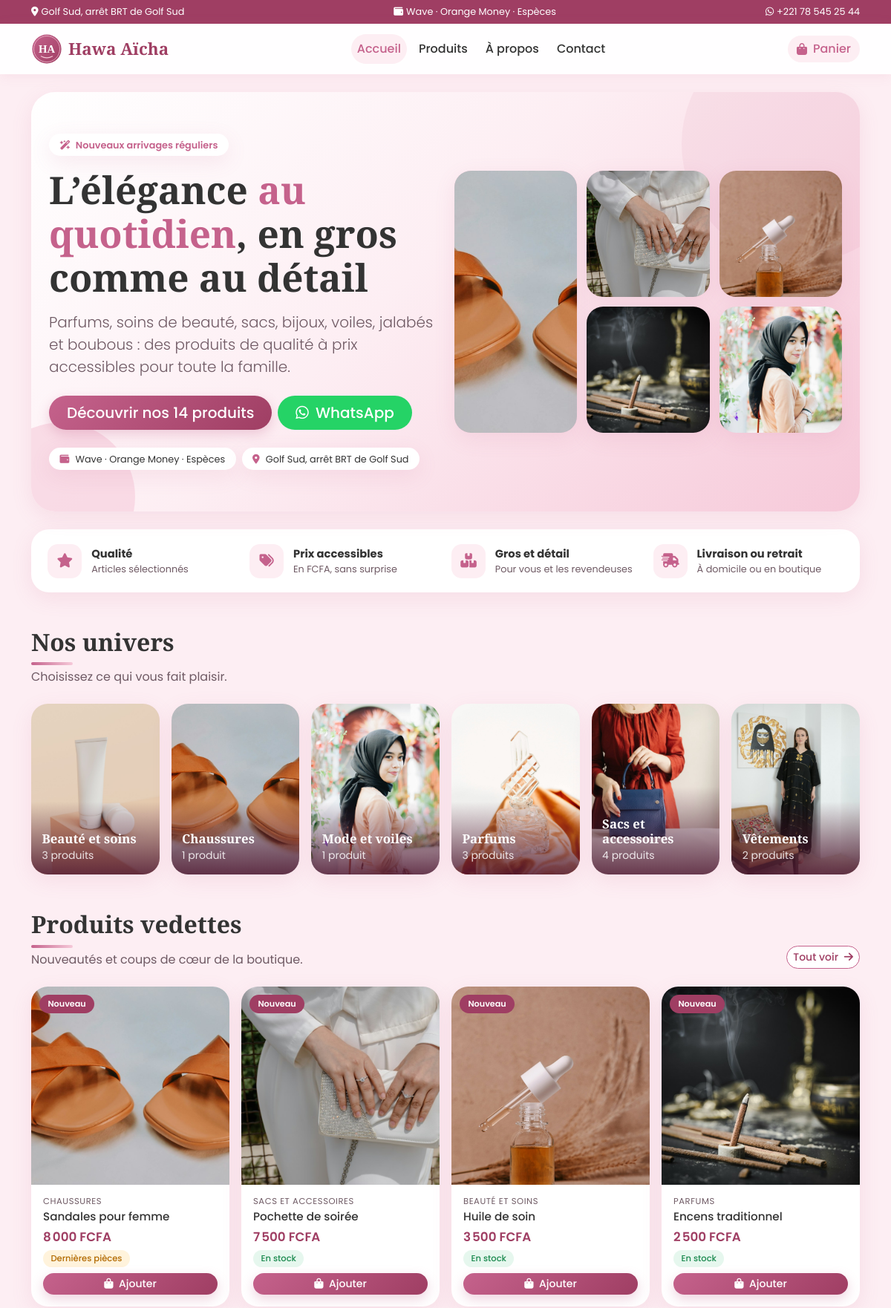
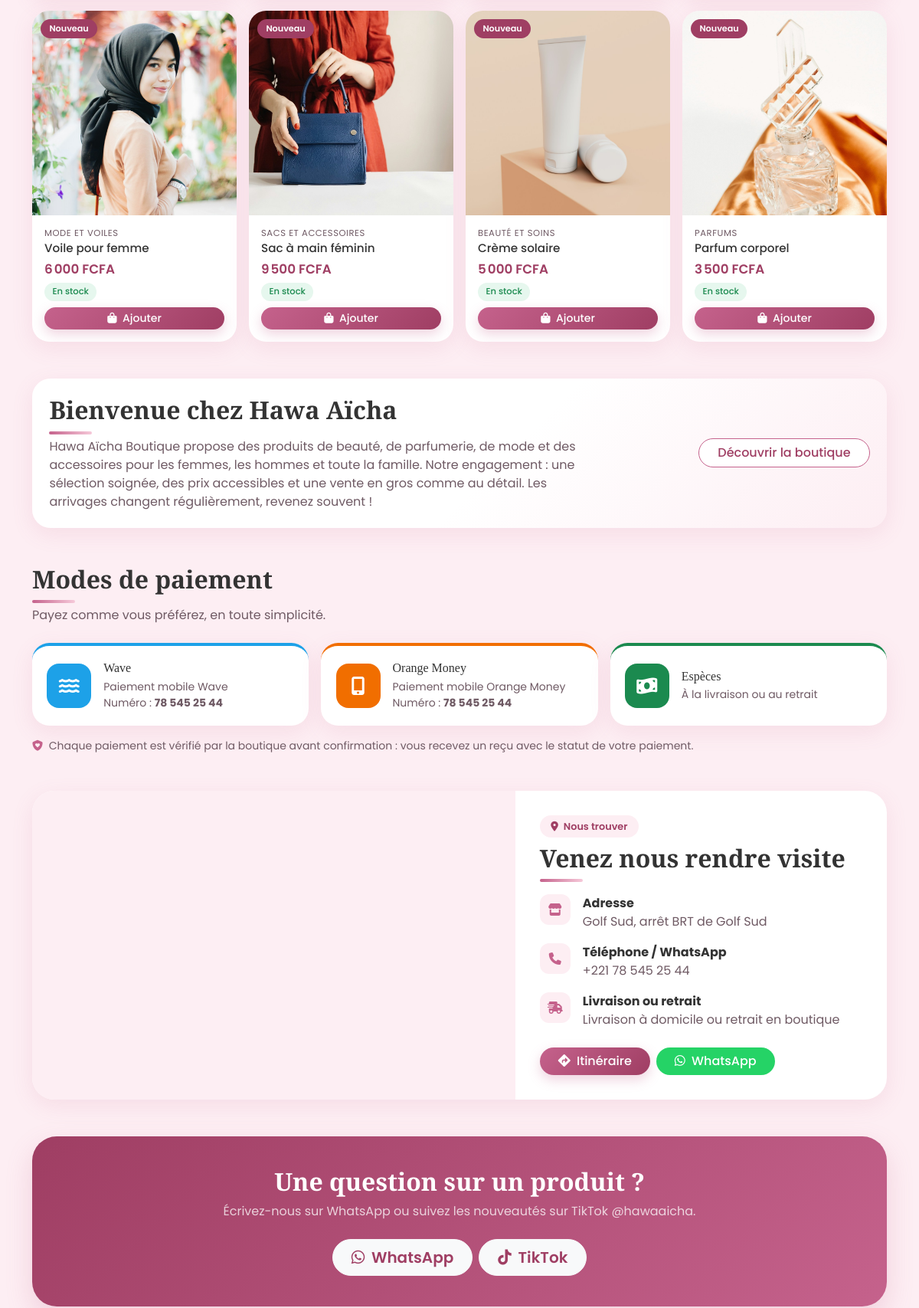
The page / (upper part) on the database its author committed (2 pictures, top to bottom).
### tables this page shows
CREATE TABLE IF NOT EXISTS produits (
  id INT AUTO_INCREMENT PRIMARY KEY,
  categorie_id INT NULL,
  nom VARCHAR(150) NOT NULL,
  description TEXT NULL,
  prix INT NOT NULL DEFAULT 0,
  stock INT NOT NULL DEFAULT 0,
  image VARCHAR(120) NULL,
  nouveau TINYINT(1) NOT NULL DEFAULT 0,
  actif TINYINT(1) NOT NULL DEFAULT 1,
  created_at TIMESTAMP NOT NULL DEFAULT CURRENT_TIMESTAMP,
  date_modification TIMESTAMP NULL DEFAULT NULL ON UPDATE CURRENT_TIMESTAMP,
  INDEX idx_produits_actif (actif),
  CONSTRAINT fk_produit_categorie FOREIGN KEY (categorie_id) REFERENCES categories(id) ON DELETE SET NULL,
  CONSTRAINT chk_produits_stock CHECK (stock >= 0),
  CONSTRAINT chk_produits_prix CHECK (prix >= 0)
);

CREATE TABLE IF NOT EXISTS categories (
  id INT AUTO_INCREMENT PRIMARY KEY,
  nom VARCHAR(100) NOT NULL,
  description TEXT NULL,
  icone VARCHAR(50) NOT NULL DEFAULT 'fa-gem',
  created_at TIMESTAMP NOT NULL DEFAULT CURRENT_TIMESTAMP
);

### includes/db.php (called while the page is built)
<?php
function db(): PDO
{
    static $pdo = null;
    if ($pdo === null) {
        $dsn = defined('DB_DSN')
            ? DB_DSN
            : sprintf('mysql:host=%s;dbname=%s;charset=utf8mb4', DB_HOST, DB_NAME);
        try {
            $pdo = new PDO($dsn, DB_USER, DB_PASS, [
                PDO::ATTR_ERRMODE            => PDO::ERRMODE_EXCEPTION,
                PDO::ATTR_DEFAULT_FETCH_MODE => PDO::FETCH_ASSOC,
                PDO::ATTR_EMULATE_PREPARES   => false,
            ]);
        } catch (PDOException $e) {
            http_response_code(500);
            exit('Connexion à la base de données impossible. Vérifiez le fichier config.php.');
        }
    }
    return $pdo;
}

### includes/functions.php (the view, shortened to what this page needs)
<?php
require_once __DIR__ . '/db.php';
function e($v): string
{
    return htmlspecialchars((string)$v, ENT_QUOTES, 'UTF-8');
}
function fcfa($n): string
{
    return number_format((int)$n, 0, ',', "\u{202F}") . ' FCFA';
}
function base_url(string $path = ''): string
{
    return BASE_URL . '/' . ltrim($path, '/');
}
function wa_link(string $message = ''): string
{
    $url = 'https://wa.me/' . WHATSAPP_NUMBER;
    return $message !== '' ? $url . '?text=' . rawurlencode($message) : $url;
}
function info_boutique(string $valeur, string $siVide = 'À compléter'): string
{
    return trim($valeur) !== '' ? e($valeur) : '<span class="a-completer">' . e($siVide) . '</span>';
}
function carte_embed_url(): string
{
    $lat = (float)BOUTIQUE_LAT;
    $lon = (float)BOUTIQUE_LON;
    $bbox = sprintf('%.5f,%.5f,%.5f,%.5f', $lon - 0.006, $lat - 0.003, $lon + 0.006, $lat + 0.003);
    return 'https://www.openstreetmap.org/export/embed.html?bbox=' . rawurlencode($bbox)
         . '&layer=mapnik&marker=' . rawurlencode(sprintf('%.5f,%.5f', $lat, $lon));
}
function carte_lien(): string
{
    return 'https://www.google.com/maps/dir/?api=1&destination=' . rawurlencode(sprintf('%.5f,%.5f', BOUTIQUE_LAT, BOUTIQUE_LON));
}
function bloc_localisation(): void
{
    ?>
    <div class="localisation">
      <div class="carte">
        <iframe src="<?= e(carte_embed_url()) ?>" title="Carte : <?= e(BOUTIQUE_ADRESSE) ?>" loading="lazy" allowfullscreen></iframe>
      </div>
      <div class="localisation-infos">
        <span class="eyebrow-simple"><i class="fa-solid fa-location-dot me-1"></i> Nous trouver</span>
        <h2 class="section-title mt-2">Venez nous rendre visite</h2>
        <ul class="list-unstyled mt-3 mb-4">
          <li class="d-flex gap-3 mb-3"><span class="mini-ic"><i class="fa-solid fa-store"></i></span><span><strong class="d-block">Adresse</strong><span class="text-muted"><?= info_boutique(BOUTIQUE_ADRESSE) ?></span></span></li>
          <li class="d-flex gap-3 mb-3"><span class="mini-ic"><i class="fa-solid fa-phone"></i></span><span><strong class="d-block">Téléphone / WhatsApp</strong><span class="text-muted"><?= info_boutique(CONTACT_TELEPHONE) ?></span></span></li>
          <li class="d-flex gap-3"><span class="mini-ic"><i class="fa-solid fa-truck-fast"></i></span><span><strong class="d-block">Livraison ou retrait</strong><span class="text-muted">Livraison à domicile ou retrait en boutique</span></span></li>
        </ul>
        <div class="d-flex flex-wrap gap-2">
          <a class="btn btn-rose px-4" href="<?= e(carte_lien()) ?>" target="_blank" rel="noopener"><i class="fa-solid fa-diamond-turn-right me-1"></i> Itinéraire</a>
          <a class="btn btn-wa px-4" href="<?= e(wa_link('Bonjour Hawa Aïcha Boutique, je souhaite passer à la boutique.')) ?>" target="_blank" rel="noopener"><i class="fa-brands fa-whatsapp me-1"></i> WhatsApp</a>
        </div>
      </div>
    </div>
    <?php
}
function bloc_paiements(): void
{
    $numeros = ['Wave' => WAVE_NUMERO, 'Orange Money' => ORANGE_MONEY_NUMERO];
    ?>
    <div class="row g-3">
      <?php foreach (MODES_PAIEMENT as $mode): [$ico, $cls, $desc] = info_paiement($mode); ?>
        <div class="col-md-4">
          <div class="carte-paiement <?= e($cls) ?>">
            <span class="logo-paiement"><i class="<?= e($ico) ?>"></i></span>
            <div>
              <h3 class="h6 mb-1"><?= e($mode) ?></h3>
              <p class="small text-muted mb-0"><?= e($desc) ?><?php if (isset($numeros[$mode])): ?><br>Numéro : <strong class="text-nowrap"><?= info_boutique($numeros[$mode], 'communiqué après commande') ?></strong><?php endif; ?></p>
            </div>
          </div>
        </div>
      <?php endforeach; ?>
    </div>
    <p class="small text-muted mt-3 mb-0"><i class="fa-solid fa-shield-heart me-1" style="color:var(--rose)"></i> Chaque paiement est vérifié par la boutique avant confirmation : vous recevez un reçu avec le statut de votre paiement.</p>
    <?php
}
function info_paiement(string $mode): array
{
    return [
        'Wave'         => ['fa-solid fa-water', 'pay-wave', 'Paiement mobile Wave'],
        'Orange Money' => ['fa-solid fa-mobile-screen-button', 'pay-om', 'Paiement mobile Orange Money'],
        'Espèces'      => ['fa-solid fa-money-bill-wave', 'pay-cash', 'À la livraison ou au retrait'],
    ][$mode] ?? ['fa-solid fa-wallet', '', ''];
}
function stock_info(int $stock): array
{
    if ($stock <= SEUIL_STOCK) {
        return ['Dernières pièces', 'low'];
    }
    return ['En stock', 'ok'];
}
function product_image(?string $img): ?string
{
    return $img ? base_url('uploads/' . rawurlencode($img)) : null;
}
function product_card(array $p): void
{
    [$label, $cls] = stock_info((int)$p['stock']);
    $img = product_image($p['image'] ?? null);
    $icone = $p['icone'] ?? 'fa-gem';
    ?>
    <div class="col-6 col-md-4 col-lg-3">
      <article class="product-card h-100">
        <a href="<?= e(base_url('produit.php?id=' . (int)$p['id'])) ?>" class="product-thumb">
          <?php if ($img): ?>
            <img src="<?= e($img) ?>" alt="<?= e($p['nom']) ?>" loading="lazy">
          <?php else: ?>
            <span class="thumb-placeholder"><i class="fa-solid <?= e($icone) ?>"></i></span>
          <?php endif; ?>
          <?php if (!empty($p['nouveau'])): ?><span class="ribbon">Nouveau</span><?php endif; ?>
        </a>
        <div class="product-body">
          <?php if (!empty($p['categorie'])): ?><div class="product-cat"><?= e($p['categorie']) ?></div><?php endif; ?>
          <h3 class="product-name"><a href="<?= e(base_url('produit.php?id=' . (int)$p['id'])) ?>"><?= e($p['nom']) ?></a></h3>
          <div class="product-price"><?= fcfa($p['prix']) ?></div>
          <span class="stock-badge stock-<?= e($cls) ?>"><?= e($label) ?></span>
          <?php if ((int)$p['stock'] > 0): ?>
            <form method="post" action="<?= e(base_url('panier.php')) ?>" class="mt-2">
              <button class="btn btn-rose btn-sm w-100"><i class="fa-solid fa-bag-shopping me-1"></i> Ajouter</button>
            </form>
          <?php else: ?>
            <a class="btn btn-outline-rose btn-sm w-100 mt-2"
               href="<?= e(wa_link('Bonjour, le produit « ' . $p['nom'] . ' » m\'intéresse. Sera-t-il bientôt disponible ?')) ?>"
               target="_blank" rel="noopener"><i class="fa-brands fa-whatsapp me-1"></i> Me prévenir</a>
          <?php endif; ?>
        </div>
      </article>
    </div>
    <?php
}

### index.php (shortened to what this page needs)
<?php
require_once __DIR__ . '/includes/functions.php';
require __DIR__ . '/includes/header.php';
$categories = db()->query(
    "SELECT c.*,
            (SELECT p.image FROM produits p WHERE p.categorie_id = c.id AND p.actif = 1 AND p.image IS NOT NULL ORDER BY p.nouveau DESC, p.id LIMIT 1) AS image,
            (SELECT COUNT(*) FROM produits p WHERE p.categorie_id = c.id AND p.actif = 1) AS nb
       FROM categories c
     HAVING nb > 0
      ORDER BY c.nom"
)->fetchAll();
$nouveautes = db()->query(
    "SELECT p.*, c.nom AS categorie, c.icone
       FROM produits p LEFT JOIN categories c ON c.id = p.categorie_id
      WHERE p.actif = 1
      ORDER BY (p.stock > 0) DESC, p.nouveau DESC, p.id DESC
      LIMIT 8"
)->fetchAll();
$nbProduits = (int)db()->query('SELECT COUNT(*) FROM produits WHERE actif = 1')->fetchColumn();
?>
<section class="hero mb-4">
  <div class="row align-items-center g-4">
    <div class="col-lg-6">
      <span class="eyebrow"><i class="fa-solid fa-wand-magic-sparkles me-1"></i> Nouveaux arrivages réguliers</span>
      <h1 class="mt-3 mb-3">L’élégance <span>au quotidien</span>, en gros comme au détail</h1>
      <p class="lead text-muted mb-4">Parfums, soins de beauté, sacs, bijoux, voiles, jalabés et boubous : des produits de qualité à prix accessibles pour toute la famille.</p>
      <div class="d-flex flex-wrap gap-2 mb-4">
        <a href="<?= e(base_url('produits.php')) ?>" class="btn btn-rose btn-lg px-4">Découvrir nos <?= $nbProduits ?> produits</a>
        <a href="<?= e(wa_link('Bonjour Hawa Aïcha Boutique, j\'aimerais avoir des informations.')) ?>" target="_blank" rel="noopener" class="btn btn-wa btn-lg px-4">
          <i class="fa-brands fa-whatsapp me-1"></i> WhatsApp
        </a>
      </div>
      <div class="hero-badges">
        <span><i class="fa-solid fa-wallet"></i> Wave · Orange Money · Espèces</span>
        <span><i class="fa-solid fa-location-dot"></i> <?= e(BOUTIQUE_ADRESSE) ?></span>
      </div>
    </div>
    <div class="col-lg-6 d-none d-md-block">
      <div class="hero-mosaique" aria-hidden="true">
        <?php
        $vitrine = array_values(array_filter($nouveautes, fn($p) => !empty($p['image'])));
        for ($i = 0; $i < 5 && isset($vitrine[$i]); $i++): ?>
          <div class="tuile t<?= $i + 1 ?>"><img src="<?= e(product_image($vitrine[$i]['image'])) ?>" alt=""></div>
        <?php endfor; ?>
      </div>
    </div>
  </div>
</section>
<section class="bande-atouts mb-5">
  <div><i class="fa-solid fa-star"></i><span><strong>Qualité</strong>Articles sélectionnés</span></div>
  <div><i class="fa-solid fa-tags"></i><span><strong>Prix accessibles</strong>En FCFA, sans surprise</span></div>
  <div><i class="fa-solid fa-boxes-stacked"></i><span><strong>Gros et détail</strong>Pour vous et les revendeuses</span></div>
  <div><i class="fa-solid fa-truck-fast"></i><span><strong>Livraison ou retrait</strong>À domicile ou en boutique</span></div>
</section>
<?php if ($categories): ?>
<section class="mb-5">
  <h2 class="section-title">Nos univers</h2>
  <p class="section-sub mb-4">Choisissez ce qui vous fait plaisir.</p>
  <div class="row g-3">
    <?php foreach ($categories as $c): ?>
      <div class="col-6 col-md-4 col-lg">
        <a class="cat-photo" href="<?= e(base_url('produits.php?cat=' . (int)$c['id'])) ?>">
          <?php if ($c['image']): ?><img src="<?= e(product_image($c['image'])) ?>" alt="" loading="lazy"><?php else: ?><span class="thumb-placeholder"><i class="fa-solid <?= e($c['icone']) ?>"></i></span><?php endif; ?>
          <span class="cat-legende"><strong><?= e($c['nom']) ?></strong><small><?= (int)$c['nb'] ?> produit<?= $c['nb'] > 1 ? 's' : '' ?></small></span>
        </a>
      </div>
    <?php endforeach; ?>
  </div>
</section>
<?php endif; ?>
<section class="mb-5">
  <div class="d-flex justify-content-between align-items-end mb-4">
    <div>
      <h2 class="section-title">Produits vedettes</h2>
      <p class="section-sub mb-0">Nouveautés et coups de cœur de la boutique.</p>
    </div>
    <a href="<?= e(base_url('produits.php')) ?>" class="btn btn-outline-rose btn-sm text-nowrap">Tout voir <i class="fa-solid fa-arrow-right ms-1"></i></a>
  </div>
  <?php if ($nouveautes): ?>
    <div class="row g-3">
      <?php foreach ($nouveautes as $p) { product_card($p); } ?>
    </div>
  <?php else: ?>
    <div class="panel empty-state"><i class="fa-solid fa-box-open"></i><p class="mt-3 mb-0 text-muted">Les produits arrivent bientôt. Revenez vite !</p></div>
  <?php endif; ?>
</section>
<section class="mb-5">
  <div class="panel presentation">
    <div class="row g-4 align-items-center">
      <div class="col-md-8">
        <h2 class="section-title">Bienvenue chez Hawa Aïcha</h2>
        <p class="text-muted mb-0">Hawa Aïcha Boutique propose des produits de beauté, de parfumerie, de mode et des accessoires pour les femmes, les hommes et toute la famille. Notre engagement : une sélection soignée, des prix accessibles et une vente en gros comme au détail. Les arrivages changent régulièrement, revenez souvent !</p>
      </div>
      <div class="col-md-4 text-md-end">
        <a href="<?= e(base_url('apropos.php')) ?>" class="btn btn-outline-rose px-4">Découvrir la boutique</a>
      </div>
    </div>
  </div>
</section>
<section class="mb-5" id="paiement">
  <h2 class="section-title">Modes de paiement</h2>
  <p class="section-sub mb-4">Payez comme vous préférez, en toute simplicité.</p>
  <?php bloc_paiements(); ?>
</section>
<section class="mb-5" id="localisation">
  <?php bloc_localisation(); ?>
</section>
<section class="cta-band text-center">
  <h2 class="mb-2">Une question sur un produit ?</h2>
  <p class="mb-4 opacity-75">Écrivez-nous sur WhatsApp ou suivez les nouveautés sur TikTok <?= e(TIKTOK_HANDLE) ?>.</p>
  <div class="d-flex flex-wrap gap-2 justify-content-center">
    <a class="btn btn-light btn-lg px-4" href="<?= e(wa_link('Bonjour Hawa Aïcha Boutique, j\'aimerais avoir des informations.')) ?>" target="_blank" rel="noopener"><i class="fa-brands fa-whatsapp me-1"></i> WhatsApp</a>
    <a class="btn btn-light btn-lg px-4" href="<?= e(TIKTOK_URL) ?>" target="_blank" rel="noopener"><i class="fa-brands fa-tiktok me-1"></i> TikTok</a>
  </div>
</section>
<?php require __DIR__ . '/includes/footer.php'; ?>

### rows shown on the page
produits: image (picture), nouveau "Nouveau", categorie.nom "CHAUSSURES", nom "Sandales pour femme", prix "8 000 FCFA", label "Dernières pièces"
produits: image (picture), nouveau "Nouveau", categorie.nom "SACS ET ACCESSOIRES", nom "Pochette de soirée", prix "7 500 FCFA", label "En stock"
produits: image (picture), nouveau "Nouveau", categorie.nom "BEAUTÉ ET SOINS", nom "Huile de soin", prix "3 500 FCFA", label "En stock"
produits: image (picture), nouveau "Nouveau", categorie.nom "PARFUMS", nom "Encens traditionnel", prix "2 500 FCFA", label "En stock"
produits: image (picture), nouveau "Nouveau", categorie.nom "MODE ET VOILES", nom "Voile pour femme", prix "6 000 FCFA", label "En stock"
categories: shows a picture, nom "Beauté et soins", nb "3"
categories: shows a picture, nom "Chaussures", nb "1"
categories: shows a picture, nom "Mode et voiles", nb "1"
categories: shows a picture, nom "Parfums", nb "3"
categories: shows a picture, nom "Sacs et accessoires", nb "4"
categories: shows a picture, nom "Vêtements", nb "2"
produits: image (picture), nouveau "Nouveau", categorie.nom "SACS ET ACCESSOIRES", nom "Sac à main féminin", prix "9 500 FCFA", label "En stock"
produits: image (picture), nouveau "Nouveau", categorie.nom "BEAUTÉ ET SOINS", nom "Crème solaire", prix "5 000 FCFA", label "En stock"
produits: image (picture), nouveau "Nouveau", categorie.nom "PARFUMS", nom "Parfum corporel", prix "3 500 FCFA", label "En stock"

### other values the page prints
BOUTIQUE_ADRESSE "Golf Sud, arrêt BRT de Golf Sud"
$valeur "+221 78 545 25 44 Golf Sud, arrêt BRT de Golf Sud +221 78 545 25 44"
$nbProduits "14"
$mode "Wave"
$desc "Paiement mobile Wave"
$mode "Orange Money"
$desc "Paiement mobile Orange Money"
$mode "Espèces"
$desc "À la livraison ou au retrait"
TIKTOK_HANDLE "@hawaaicha"
